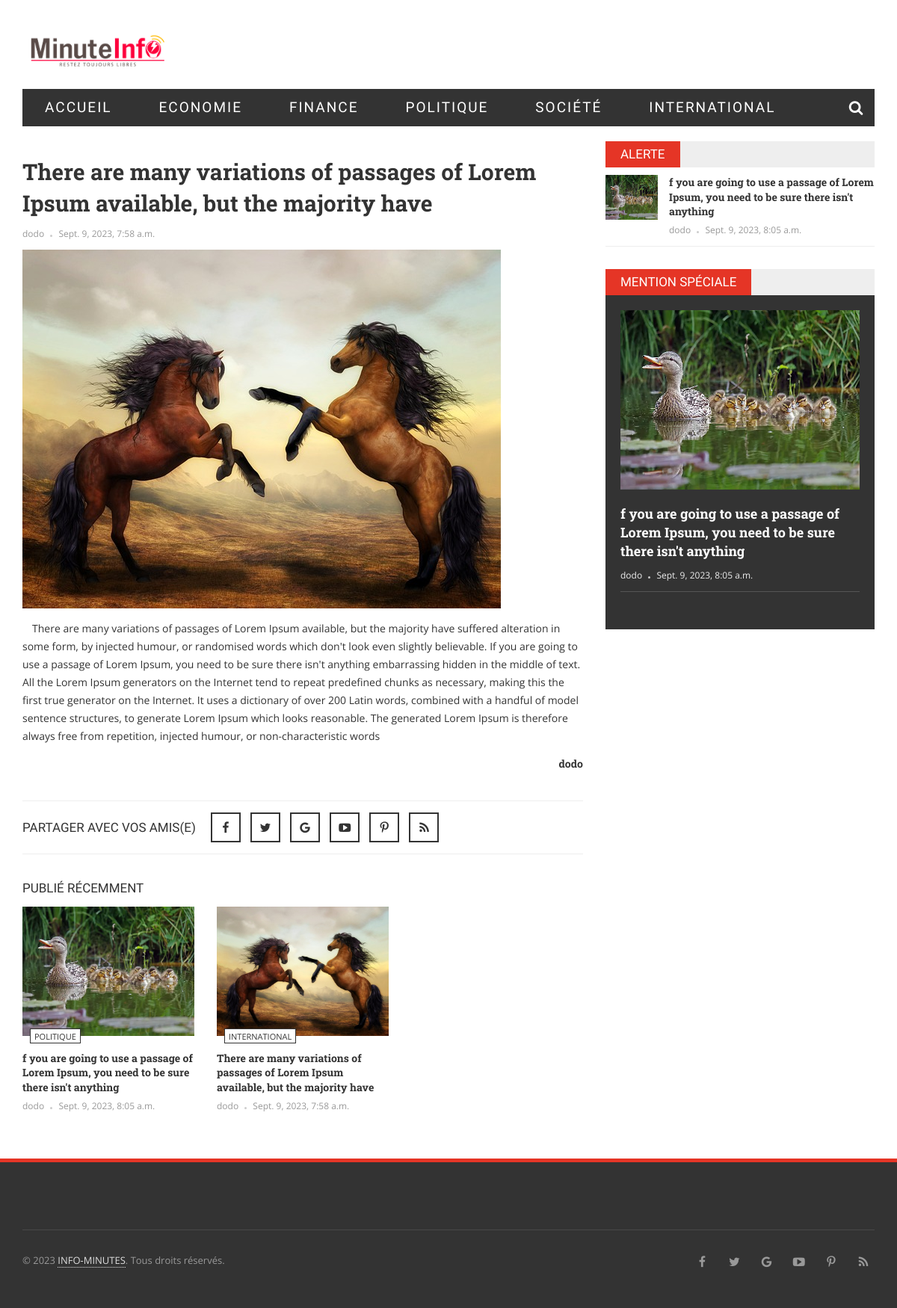
Page /actualite/there-are-many-variations-passages-lorem-ipsum-ava/ on the committed database.
### article/models.py (models this page shows, shortened)
class Article(models.Model):
    thumbail = models.ImageField(upload_to='articles')
    title = models.CharField(max_length=200)
    slug = models.SlugField(unique=True)
    content = RichTextField()
    date_published = models.DateTimeField(auto_now_add=True)
    last_updated = models.DateTimeField(auto_now=True)
    category = models.ForeignKey(Category, on_delete=models.CASCADE)
    author = models.ForeignKey(CustomUser, on_delete=models.CASCADE)
    status = models.CharField(max_length=20,
                              choices=[('Published', 'Published'), ('Draft', 'Draft'), ('Archived', 'Archived')])
    is_featured = models.BooleanField(default=False)
    en_vedette = models.BooleanField(default=False)
    is_special = models.BooleanField(default=False)
    alerte_info = models.BooleanField(default=False)
    class Meta:
        ordering = ['-date_published']

class Category(models.Model):
    name = models.CharField(max_length=50)

### accounts/models.py (models this page shows)
class CustomUser(AbstractUser):
    date_joined = models.DateTimeField(auto_now_add=True)
    last_login = models.DateTimeField(auto_now=True)
    role = models.CharField(max_length=20, choices=[('Admin', 'Admin'), ('Author', 'Author'), ('Reader', 'Reader')])

### article/views.py (the view)
# urls.py: path('<slug:slug>/', DetailArticleView.as_view(), name='detail_view')
class DetailArticleView(DetailView):
    model = Article
    template_name = 'index/politiques/detail.html'
    context_object_name = 'get_detail_article'
    def get_context_data(self, **kwargs):
        context = super().get_context_data(**kwargs)
        context['unes'] = Article.objects.filter(alerte_info=True)
        context['is_special'] = Article.objects.filter(is_special=True)
        context['published_articles'] = Article.objects.filter(status='Published')[:3]
        return context

### templates/index/politiques/detail.html (shortened to what this page needs)
{%  extends 'base.html' %}
{% block content %}
            <div class="row">
                <div class="col-md-8 col-sm-12">
                    <article class="post-detail">
                        <h1>{{ get_detail_article.title }}</h1>
                        <div class="meta-post">
                            <a href="#">
                                {{ get_detail_article.author }}
                            </a>
                            <em></em>
                            <span>
                                {{ get_detail_article.date_published }}                            </span>
                        </div>
                              <div class="post-detail-img">
                            <img alt="" src="{{ get_detail_article.thumbail.url  }}" />
                        </div>
                        <p>  {{ get_detail_article.content|safe }} </p>
                        <h5 class="text-right font-heading"><strong>{{ get_detail_article.author }}</strong> </h5>
                    </article>
                    <div class="social-detail">
                        <span>   PARTAGER AVEC VOS AMIS(E)</span>
                        <ul class="list-social-icon">
                            <li>
                                <a href="#" class="facebook">
                                    <i class="fa fa-facebook"></i>
                                </a>
                            </li>
                            <li>
                                <a href="#" class="twitter">
                                    <i class="fa fa-twitter"></i>
                                </a>
                            </li>
                            <li>
                                <a href="#" class="google">
                                    <i class="fa fa-google"></i>
                                </a>
                            </li>
                            <li>
                                <a href="#" class="youtube">
                                    <i class="fa fa-youtube-play"></i>
                                </a>
                            </li>
                            <li>
                                <a href="#" class="pinterest">
                                    <i class="fa fa-pinterest-p"></i>
                                </a>
                            </li>
                            <li>
                                <a href="#" class="rss">
                                    <i class="fa fa-rss"></i>
                                </a>
                            </li>
                        </ul>
                    </div>
                    <div class="detail-caption">
                        <span>  PUBLIÉ RÉCEMMENT </span>
                    </div>
                    <section class="spotlight-thumbs spotlight-thumbs-related">
                        <div class="row">
                            {% for published_article in published_articles %}
                            <div class="col-md-4 col-sm-4 col-xs-12">
                                <div class="spotlight-item-thumb">
                                    <div class="spotlight-item-thumb-img">
                                        <a href="#">
                                            <img alt="" src="{{ published_article.thumbail.url }}">
                                        </a>
                                        <a href="#" class="cate-tag">{{ published_article.category.name }}</a>
                                    </div>
                                    <h3><a href="#">{{ published_article.title }}</a></h3>
                                    <div class="meta-post">
                                        <a href="#">
                                            {{ published_article.author}}
                                        </a>
                                        <em></em>
                                        <span>
                                           {{ published_article.date_published}}
                                        </span>
                                    </div>
                                </div>
                            </div>
                            {% endfor %}
                        </div>
                    </section>
                </div>
                <div class="col-md-4 col-sm-12">
                    <ul role="tablist" class="tab-popular">
                        <li class="active">
                            <a href="#tab1" role="tab" data-toggle="tab">
                                ALERTE
                            </a>
                        </li>
                    </ul>
                    <div class="tab-content">
                        <div role="tabpanel" class="tab-pane active" id="tab1">
                            <ul class="list-news-popular">
                                {% for un in unes %}
                                <li>
                                    <a href="#">
                                        <img alt="" src="{{ un.thumbail.url }}">
                                    </a>
                                    <h3><a href="#">{{ un.title }}</a></h3>
                                    <div class="meta-post">
                                        <a href="#">
                                            {{ un.author }}
                                        </a>
                                        <em></em>
                                        <span>
                                           {{ un.date_published }}
                                        </span>
                                    </div>
                                </li>
                                {% endfor %}
                            </ul>
                        </div>
                    </div>
                    <div class="connect-us">
                        <div class="widget-title">
                            <span>
                                Mention Spéciale
                            </span>
                        </div>
                        <div class="list-special">
                            {% for special in is_special%}
                            <article class="news-two-large">
                                <a href="#">
                                    <img alt="" src="{{ special.thumbail.url }}">
                                </a>
                                <h3><a href="#">{{ special.title }}</a></h3>
                                <div class="meta-post">
                                    <a href="#">
                                        {{ special.author}}
                                    </a>
                                    <em></em>
                                    <span>
                                      {{ special.date_published }}
                                    </span>
                                </div>
                            </article>
                            {% endfor %}
                            <br>
                        </div>
                    </div>
                </div>
            </div>
{% endblock %}

### rows in the picture
Article: title "There are many variations of passages of Lorem Ipsum available, but the majority have", author "dodo", date_published "Sept. 9, 2023, 7:58 a.m.", thumbail (picture), content "There are many variations of passages of Lorem Ipsum available, but the majority have suffered alteration in some form, by injected humour, or randomised words which don't look even slightly believable. If you are going to use a passage of Lorem Ipsum, you need to be sure there isn't anything embarrassing hidden in the middle of text. All the Lorem Ipsum generators on the Internet tend to repeat predefined chunks as necessary, making this the first true generator on the Internet. It uses a dictionary of over 200 Latin words, combined with a handful of model sentence structures, to generate Lorem Ipsum which looks reasonable. The generated Lorem Ipsum is therefore always free from…", category.name "INTERNATIONAL"
Article: thumbail (picture), category.name "POLITIQUE", title "f you are going to use a passage of Lorem Ipsum, you need to be sure there isn't anything", author "dodo", date_published "Sept. 9, 2023, 8:05 a.m."
